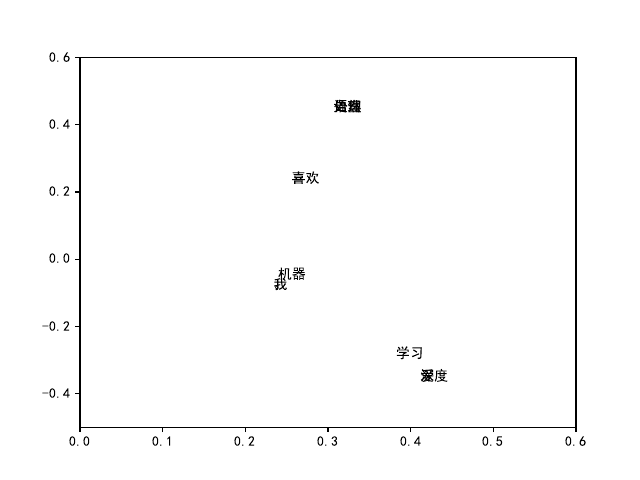

Write Python code to recreate this figure.
# Defined in Section 2.1.2

import numpy as np

M = np.array([[0, 2, 1, 1, 1, 1, 1, 2, 1, 3],
              [2, 0, 1, 1, 1, 0, 0, 1, 1, 2],
              [1, 1, 0, 1, 1, 0, 0, 0, 0, 1],
              [1, 1, 1, 0, 1, 0, 0, 0, 0, 1],
              [1, 1, 1, 1, 0, 0, 0, 0, 0, 1],
              [1, 0, 0, 0, 0, 0, 1, 1, 0, 1],
              [1, 0, 0, 0, 0, 1, 0, 1, 0, 1],
              [2, 1, 0, 0, 0, 1, 1, 0, 1, 2],
              [1, 1, 0, 0, 0, 0, 0, 1, 0, 1],
              [3, 2, 1, 1, 1, 1, 1, 2, 1, 0]])


def pmi(M, positive=True):
    col_totals = M.sum(axis=0)
    row_totals = M.sum(axis=1)
    total = col_totals.sum()
    expected = np.outer(row_totals, col_totals) / total
    M = M / expected
    # Silence distracting warnings about log(0):
    with np.errstate(divide='ignore'):
        M = np.log(M)
    M[np.isinf(M)] = 0.0  # log(0) = 0
    if positive:
        M[M < 0] = 0.0
    return M


M_pmi = pmi(M)

np.set_printoptions(precision=2)
print(M_pmi)

U, s, Vh = np.linalg.svd(M_pmi)

import matplotlib.pyplot as plt

# plt.rcParams['font.sans-serif'] = ['Arial Unicode MS']
plt.rcParams['font.sans-serif'] = ['SimHei']  # 显示中文标签
plt.rcParams['axes.unicode_minus'] = False
words = ["我", "喜欢", "自然", "语言", "处理", "爱", "深度", "学习", "机器", "。"]

for i in range(len(words)):
    plt.text(U[i, 0], U[i, 1], words[i])
plt.xlim(0, 0.6)
plt.ylim(-0.5, 0.6)
plt.savefig('svd.pdf')
plt.show()
